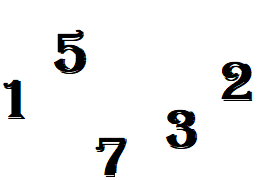
#> input picture img/Sample5.png, 264 x 180 px
$ python save_numbers-in-wrong-way.py
#> lines starting #> are read from the running program, lines starting #| are printed output that depends on the picture; after the words box and inside, x2 and y2 are one past the last pixel; in counts of white or black regions, pixels touching at a corner belong together
# -*- coding: utf-8 -*-
"""
Created on Fri Jan  3 17:00:34 2020

@author: alehof
"""
# Promising Links
# https://stackoverflow.com/questions/52995607/how-to-segment-handwritten-and-printed-digit-without-losing-information-in-openc/53081313
# https://gist.github.com/pknowledge/af2cfb0753abe45c563188794773618f
# https://answers.opencv.org/question/179510/how-can-i-sort-the-contours-from-left-to-right-and-top-to-bottom/


import numpy as np
import cv2

img = cv2.imread(r'../img/Sample5.png')
#> img is the input picture: shape (180, 264, 3); mean B, G, R 238.9, 238.9, 238.9
imginvert= cv2.bitwise_not(img)
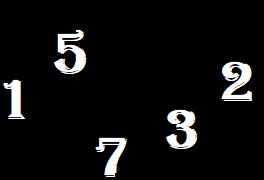
#> imginvert: shape (180, 264, 3); mean B, G, R 16.1, 16.1, 16.1
imgray = cv2.cvtColor(imginvert, cv2.COLOR_BGR2GRAY)
#imginvert = cv2.bitwise_not(imgray)
ret, thresh = cv2.threshold(imgray, 127, 255, 0)
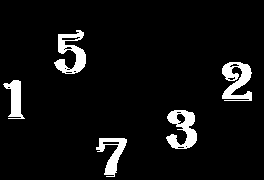
#> thresh: shape (180, 264); 6.4% white; 5 white regions
contours, hierarchy = cv2.findContours(thresh, cv2.RETR_TREE, cv2.CHAIN_APPROX_NONE)
#> contours = 20 contours, 11 with area under 20; largest, box (x1, y1, x2, y2) and area: (166, 110, 197, 149) 668, (54, 30, 86, 74) 642, (222, 62, 252, 101) 616, (96, 138, 127, 177) 458, (3, 80, 25, 119) 367
print("Number of contours = " + str(len(contours)))
#| Number of contours = 20
print(contours[0])
#> (printed output is left out)

cv2.drawContours(img, contours, -1, (0, 255, 0), 3)
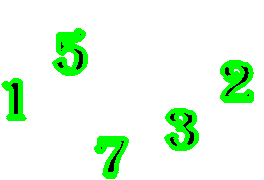
#> img: shape (180, 264, 3); 8.8% of pixels changed, all inside (x1, y1, x2, y2) = (1, 28, 254, 179)
cv2.drawContours(imgray, contours, -1, (0, 255, 0), 3)
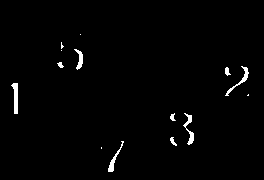
#> imgray: shape (180, 264); min 0, max 255, mean 3.7

cv2.imshow('Image', img)
cv2.imshow('Image GRAY', imgray)

orig = img.copy()
i = 0


#sorted_ctrs = sorted(contours, key=lambda ctr: cv2.boundingRect(ctr)[1])
# Sorting from Left to Right, doesn't take in mind multiple possible rows
sorted_ctrs = sorted(contours, key=lambda ctr: cv2.boundingRect(ctr)[1] + cv2.boundingRect(ctr)[0] * img.shape[0] )
#> sorted_ctrs has the same summary as contours
#sorted_ctrs = sorted(contours, key=lambda ctr: cv2.boundingRect(ctr)[0] + cv2.boundingRect(ctr)[1] * img.shape[1] )
# x + y * w


for cnt in sorted_ctrs:
    # Check the area of contour, if it is very small ignore it
    if(cv2.contourArea(cnt) < 100):
        continue

    # Filtered countours are detected
    x,y,w,h = cv2.boundingRect(cnt)

    # Taking ROI of the cotour
    roi = imgray[y:y+h, x:x+w]

    #roi= cv2.copyMakeBorder(roi, 2, 2, 2, 2, cv2.BORDER_CONSTANT)

    # Mark them on the image if you want
    cv2.rectangle(orig,(x,y),(x+w,y+h),(0,255,0),2)

    # Save your contours or characters
    cv2.imwrite("../img/roi" + str(i) + ".png", roi)

    i = i + 1
#> this loop made 20 passes
#> (x, y, w, h) on passes 1, 3, 11, 13, 18: (3, 80, 22, 39), (54, 30, 32, 44), (96, 138, 31, 39), (166, 110, 31, 39), (222, 62, 30, 39)
#> cnt on passes 5, 7, 17: [[63, 49], [64, 48], [65, 49], [64, 50]], [[64, 68], [65, 67], [66, 68], [65, 69]], [[185, 146], [186, 145], [187, 146], [186, 147]]
#> pass 1, `roi = imgray[y:y+h, x:x+w]`:
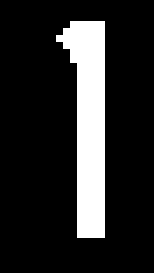
#> roi: shape (39, 22) (shown 7 times larger); 15.6% white; 1 white region, box (x1, y1, x2, y2) and area: (8, 3, 15, 34) 134
#> pass 3, `roi = imgray[y:y+h, x:x+w]`:
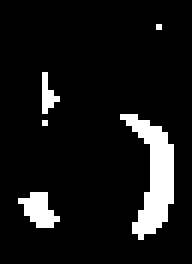
#> roi: shape (44, 32) (shown 6 times larger); 8.9% white; 5 white regions (3 under 20 px), largest, box (x1, y1, x2, y2) and area: (20, 19, 29, 40) 87, (3, 32, 10, 38) 25
#> after the loop:
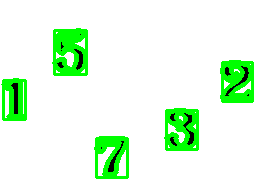
#> orig: shape (180, 264, 3); 2.45% of pixels changed, all inside (x1, y1, x2, y2) = (2, 29, 254, 179)
#> after the loop, i = 5

cv2.imshow("Image", orig)


cv2.destroyAllWindows()
